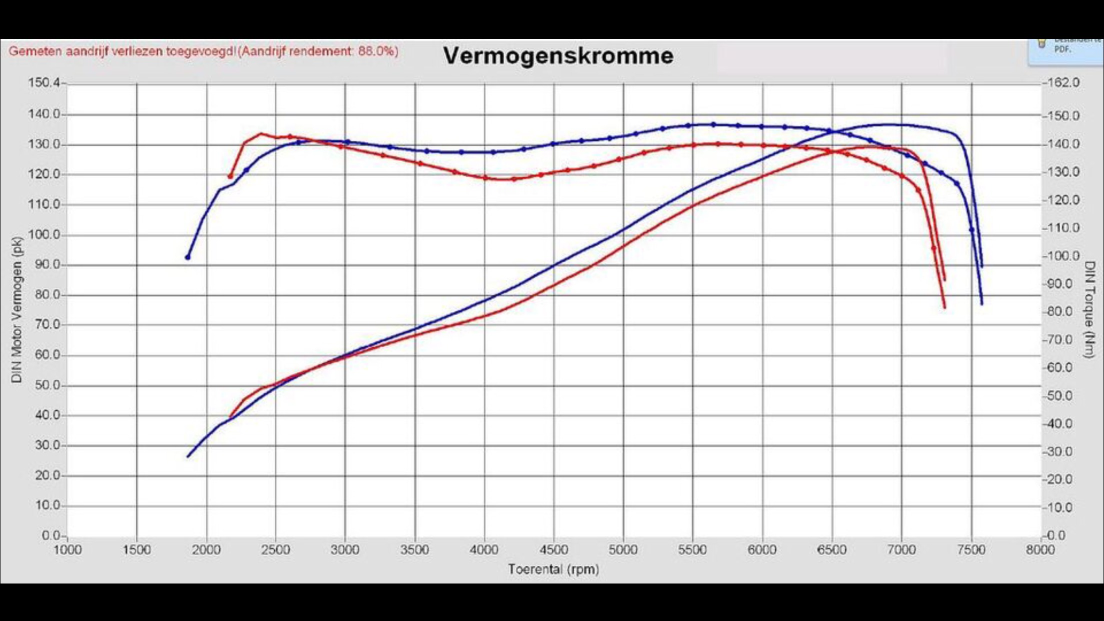
#> input picture Fail-1-Dyno.jpg, 2208 x 1242 px (shown at 1/2 size)
$ python main.py
#> lines starting #> are read from the running program, lines starting #| are printed output that depends on the picture
import pytesseract as tes
import cv2

# Due to Tesseract being odd in how it displays some of the numbers/ results from the Dyno sheets
# we need to sanitize some of the input before displaying it.
# This is still in review but from what I can gather, this is made due to a false \n somewhere

def clean_array(arr):

    cleaned = []

    for data in arr:

        numbers = list(data)
        length = len(numbers)

        if "\n" in numbers:

            del numbers[numbers.index("\n"):(length+1)]
            cleaned.append(''.join(numbers))

        else:
            try:
                float(''.join(numbers))
                cleaned.append(''.join(numbers))
            except:
                print("[*] Found Non-Integer Data Figures [*]")

    return cleaned


tes.pytesseract.tesseract_cmd = r"C:\Program Files\Tesseract-OCR\tesseract.exe"

path = input("Path to Input: ")
#> the answer given: Fail-1-Dyno.jpg

# Open Image in cv2
img = cv2.imread(path)
#> img is the input picture: shape (1242, 2208, 3); mean B, G, R 205.5, 204.6, 206

# Apply filters to increase likelihood of Tesseract picking it up..
# Tesseract doesn't fare well with the default dyno graphs
img = cv2.cvtColor(img, cv2.COLOR_BGR2GRAY)
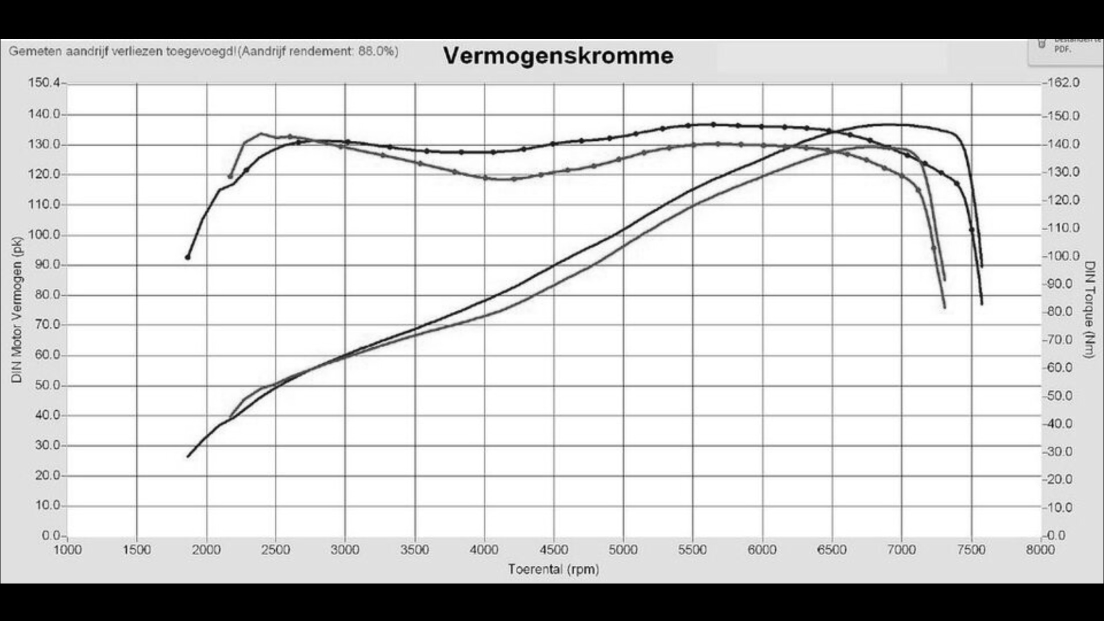
#> img: shape (1242, 2208) (shown at 1/2 size); min 0, max 255, mean 205.1
img = cv2.resize(img, None, fx=2.0, fy=2.0, interpolation=cv2.INTER_CUBIC)
#> img: shape (2484, 4416)

# Lets get the text from Tesseract
#> (the run stopped early here; a loop or call above may not have finished)
